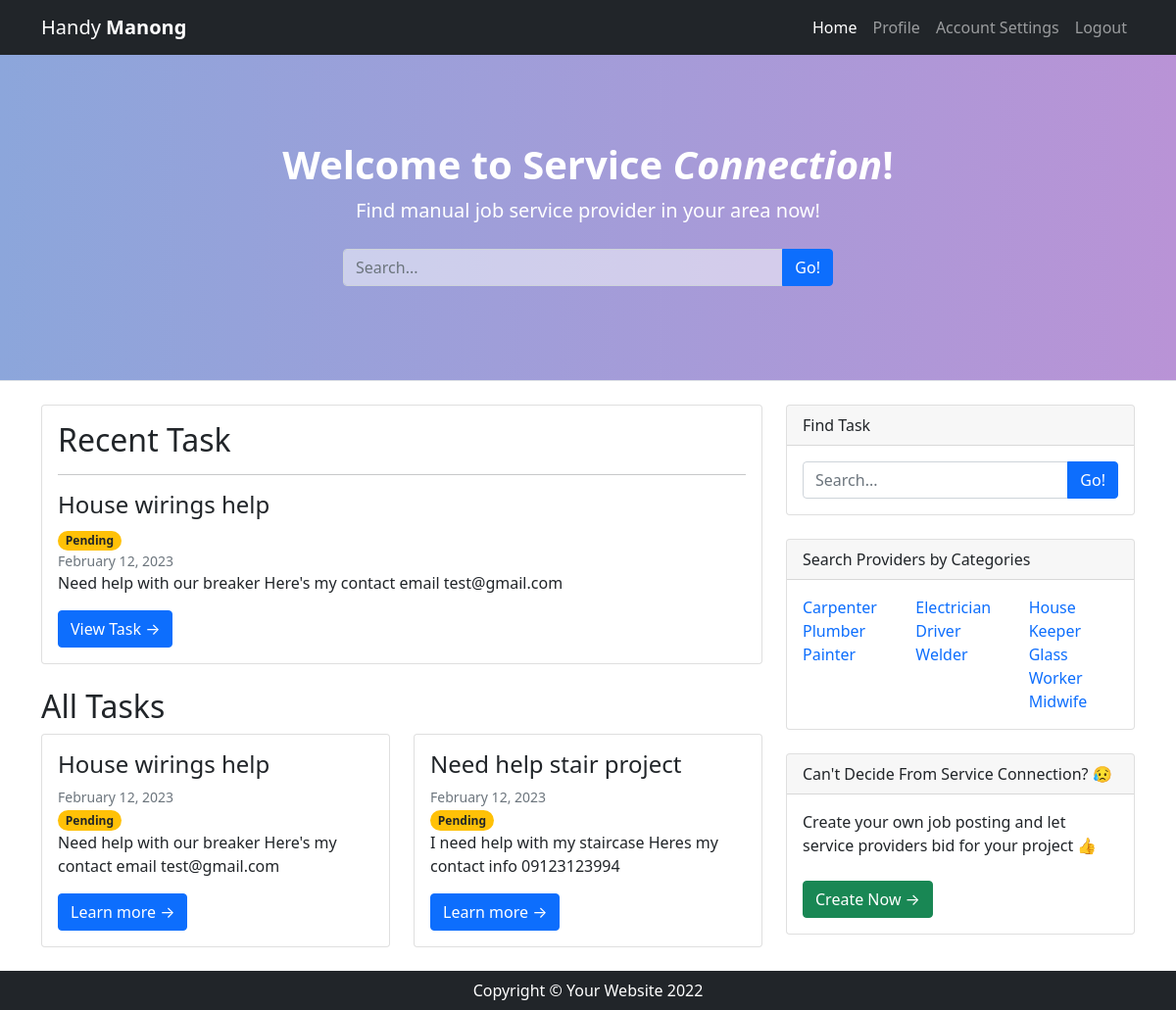
The app's page /home/finder.php (signed in) with its own data.
### tables this page shows
CREATE TABLE `tbl_task` (
  `id` int(128) NOT NULL,
  `task_finder` varchar(128) NOT NULL,
  `task_category` varchar(128) NOT NULL,
  `task_status` varchar(128) NOT NULL DEFAULT 'Pending',
  `task_desc` varchar(128) NOT NULL,
  `task_provider` int(128) DEFAULT NULL,
  `task_date` date NOT NULL DEFAULT current_timestamp(),
  `task_location` varchar(128) NOT NULL,
  `task_title` varchar(128) NOT NULL
);

### home/finder.php (the view, shortened to what this page needs)
<!DOCTYPE html>
<html lang="en">
    <head>
        <link href="styles.css" rel="stylesheet" />
        <link href="main.css" rel="stylesheet" />
    </head>
    <body>
        <nav class="navbar navbar-expand-lg navbar-dark bg-dark fixed-top">
            <div class="container">
                <a class="navbar-brand" href="finder.php">Handy <strong>Manong</strong></a>
                <div class="collapse navbar-collapse" id="navbarSupportedContent">
                    <ul class="navbar-nav ms-auto mb-2 mb-lg-0">
                        <li class="nav-item"><a class="nav-link active" href="#">Home</a></li>
                        <li class="nav-item"><a class="nav-link" href="profile.php">Profile</a></li>
                        <li class="nav-item"><a class="nav-link" href="account.php">Account Settings</a></li>
                        <li class="nav-item"><a class="nav-link" aria-current="page" href="../auth/logout.php">Logout</a></li>
                    </ul>
                </div>
            </div>
        </nav>
        <header class="mt-5 py-5 bg-light border-bottom mb-4 text-white">
            <div class="container">
                <div class="text-center my-5">
                    <h1 class="fw-bolder">Welcome to Service <em>Connection</em>!</h1>
                    <p class="lead mb-0">Find manual job service provider in your area now!</p>
                    <br>
                    <div class="input-group" style="max-width:500px;margin:auto;">
                        <input class="form-control" type="text" placeholder="Search..." aria-label="Search..." aria-describedby="button-search" style="background-color:rgba(255,255,255,0.5);color:#fff;"/>
                        <button class="btn btn-primary" id="button-search" type="button">Go!</button>
                    </div>
                </div>
            </div>
        </header>
        <div class="container">
            <div class="row">
                <div class="col-lg-8">
                    <?php
                    if(isset($_POST["search"])){
                        echo "<h2 class=\"card-title\">Task</h2>";
                    echo "<div class=\"row row-cols-1 row-cols-md-2\">";
                            require_once "../includes/connect.php";
                            $id = $_SESSION["id"];
                            $search = $_POST['search'];
                            $sql = "SELECT * FROM `tbl_task` WHERE ((task_title LIKE '%$search%') OR (task_desc LIKE '%$search%')) AND task_finder = $id ORDER BY id DESC";
                            $result = mysqli_query($conn, $sql);
                                $num = mysqli_num_rows($result);
                                if($num == 0) {
                                    echo "<i mb-5>No related task to show.</i>";
                                }else{
                                    while($row = mysqli_fetch_array($result)){
                                        echo "<div class=\"col\">";
                                        echo "<div class=\"card mb-4\">";
                                        echo "<div class=\"card-body\">";
                                        $date=date_create($row['task_date']);
                                        echo "<h2 class=\"card-title h4\">".$row['task_title']."</h2>";
                                        echo "<div class=\"small text-muted\">".date_format($date,"F d, Y")."</div>";
                                        if($row['task_status']=='Pending'){
                                            echo "<span class=\"badge rounded-pill bg-warning text-dark\">".$row['task_status']."</span>";
                                        }elseif($row['task_status']=='Assigned'){
                                            echo "<span class=\"badge rounded-pill bg-info text-dark\">".$row['task_status']."</span>";
                                        }elseif($row['task_status']=='Rejected'){
                                            echo "<span class=\"badge rounded-pill bg-danger\">".$row['task_status']."</span>";
                                        }elseif($row['task_status']=='Done'){
                                            echo "<span class=\"badge rounded-pill bg-success\">".$row['task_status']."</span>";
                                        }else{
                                            header("location: finder.php?error=undefine");
                                        }
                                        echo "<p class=\"card-text related\">".$row['task_desc']."</p>";
                                        echo "<a class=\"btn btn-primary\" href=\"task-view.php?uid=".$_SESSION["id"]."&tid=".$row['id']."&category=".$row['task_category']."\">Learn more →</a>";
                                        echo "</div>";
                                        echo "</div>";
                                        echo "</div>";
                                    }
                                }
                    echo "</div>";
                    }else{
                        echo "<div class=\"card mb-4\">";
                        echo "<div class=\"card-body\">";
                            echo "<h2 class=\"card-title\">Recent Task</h2>";
                            echo "<hr>";
                                require_once "../includes/connect.php";
                                $id = $_SESSION["id"];
                                $sql = "SELECT * FROM `tbl_task` WHERE task_finder = $id ORDER BY id DESC LIMIT 1 ";
                                $result = mysqli_query($conn, $sql);
                                $num = mysqli_num_rows($result);
                                if($num == 0) {
                                    echo "<i>No related task.</i>";
                                }else{
                                    while($row = mysqli_fetch_array($result)){
                                        echo "<h2 class=\"card-title h4 position-relative\">".stripslashes($row['task_title'])."</h2>";
                                        if($row['task_status']=='Pending'){
                                            echo "<span class=\"badge rounded-pill bg-warning text-dark\">".$row['task_status']."</span>";
                                        }elseif($row['task_status']=='Assigned'){
                                            echo "<span class=\"badge rounded-pill bg-info text-dark\">".$row['task_status']."</span>";
                                        }elseif($row['task_status']=='Rejected'){
                                            echo "<span class=\"badge rounded-pill bg-danger\">".$row['task_status']."</span>";
                                        }elseif($row['task_status']=='Done'){
                                            echo "<span class=\"badge rounded-pill bg-success\">".$row['task_status']."</span>";
                                        }else{
                                            header("location: finder.php?error=undefine");
                                        }
                                        $date=date_create($row['task_date']);
                                        echo "<div class=\"small text-muted\">".date_format($date,"F d, Y")."</div>";
                                        echo "<p class=\"card-text related\">".stripslashes($row['task_desc'])."</p>";
                                        echo "<a class=\"btn btn-primary\" href=\"task-view.php?uid=".$_SESSION["id"]."&tid=".$row['id']."&category=".$row['task_category']."\">View Task →</a>";
                                    }
                                }
                        echo"</div>";
                    echo "</div>";
                    echo "<h2 class=\"card-title\">All Tasks</h2>";
                    echo "<div class=\"row row-cols-1 row-cols-md-2\">";
                            require_once "../includes/connect.php";
                            $id = $_SESSION["id"];
                            $sql = "SELECT * FROM `tbl_task` WHERE task_finder = $id ORDER BY id DESC";
                            $result = mysqli_query($conn, $sql);
                                $num = mysqli_num_rows($result);
                                if($num == 0) {
                                    echo "<i mb-5>No related task to show.</i>";
                                }else{
                                    while($row = mysqli_fetch_array($result)){
                                        echo "<div class=\"col\">";
                                        echo "<div class=\"card mb-4\">";
                                        echo "<div class=\"card-body\">";
                                        $date=date_create($row['task_date']);
                                        echo "<h2 class=\"card-title h4\">".$row['task_title']."</h2>";
                                        echo "<div class=\"small text-muted\">".date_format($date,"F d, Y")."</div>";
                                        if($row['task_status']=='Pending'){
                                            echo "<span class=\"badge rounded-pill bg-warning text-dark\">".$row['task_status']."</span>";
                                        }elseif($row['task_status']=='Assigned'){
                                            echo "<span class=\"badge rounded-pill bg-info text-dark\">".$row['task_status']."</span>";
                                        }elseif($row['task_status']=='Rejected'){
                                            echo "<span class=\"badge rounded-pill bg-danger\">".$row['task_status']."</span>";
                                        }elseif($row['task_status']=='Done'){
                                            echo "<span class=\"badge rounded-pill bg-success\">".$row['task_status']."</span>";
                                        }else{
                                            header("location: finder.php?error=undefine");
                                        }
                                        echo "<p class=\"card-text related\">".$row['task_desc']."</p>";
                                        echo "<a class=\"btn btn-primary\" href=\"task-view.php?uid=".$_SESSION["id"]."&tid=".$row['id']."&category=".$row['task_category']."\">Learn more →</a>";
                                        echo "</div>";
                                        echo "</div>";
                                        echo "</div>";
                                    }
                                }
                    echo "</div>";
                    }
                    ?>
                </div>
                <div class="col-lg-4">
                    <div class="card mb-4">
                        <div class="card-header">Find Task</div>
                        <div class="card-body">
                        <form role="form" action="finder.php" method="post">
                            <div class="input-group">
                                <input class="form-control" type="text" placeholder="Search..." aria-label="Search..." aria-describedby="button-search" name="search" required/>
                                <button class="btn btn-primary" id="button-search" type="submit" name="submit">Go!</button>
                            </div>
                        </form>
                        </div>
                    </div>
                    <div class="card mb-4">
                        <div class="card-header">Search Providers by Categories</div>
                        <div class="card-body">
                            <div class="row">
                                <div class="col-sm-4">
                                    <ul class="list-unstyled mb-0">
                                    <form action="search.php" method="post">
                                        <li><input type="submit" value="Carpenter"  name="search" style="all:unset;color:#0D6EFD;cursor: pointer;"></li>
                                        <li><input type="submit" value="Plumber"  name="search" style="all:unset;color:#0D6EFD;cursor: pointer;"></li>
                                        <li><input type="submit" value="Painter"  name="search" style="all:unset;color:#0D6EFD;cursor: pointer;"></li>
                                    </form>
                                    </ul>
                                </div>
                                <div class="col-sm-4">
                                    <ul class="list-unstyled mb-0">
                                    <form action="search.php" method="post">
                                        <li><input type="submit" value="Electrician"  name="search" style="all:unset;color:#0D6EFD;cursor: pointer;"></li>
                                        <li><input type="submit" value="Driver"  name="search" style="all:unset;color:#0D6EFD;cursor: pointer;"></li>
                                        <li><input type="submit" value="Welder"  name="search" style="all:unset;color:#0D6EFD;cursor: pointer;"></li>
                                    </form>
                                    </ul>
                                </div>
                                <div class="col-sm-4">
                                    <ul class="list-unstyled mb-0">
                                    <form action="search.php" method="post">
                                        <li><input type="submit" value="House Keeper"  name="search" style="all:unset;color:#0D6EFD;cursor: pointer;"></li>
                                        <li><input type="submit" value="Glass Worker"  name="search" style="all:unset;color:#0D6EFD;cursor: pointer;"></li>
                                        <li><input type="submit" value="Midwife"  name="search" style="all:unset;color:#0D6EFD;cursor: pointer;"></li>
                                    </form>
                                    </ul>
                                </div>
                            </div>
                        </div>
                    </div>
                    <div class="card mb-4">
                        <div class="card-header">Can't Decide From Service Connection? &#128549</div>
                        <div class="card-body">Create your own job posting and let service providers bid for your project &#128077
                            <br><br>
                        <a class="btn btn-success" href="task-create.php">Create Now →</a>
                        </div>
                    </div>
                </div>
            </div>
        </div>
        <footer class="py-2 bg-dark">
            <div class="container"><p class="m-0 text-center text-white">Copyright &copy; Your Website 2022</p></div>
        </footer>
    </body>
</html>

### home/main.css (style rules this page uses)
header.bg-light { background: #B993D6; background: -webkit-linear-gradient(to right, #8CA6DB, #B993D6); background: linear-gradient(to right, #8CA6DB, #B993D6); }

### home/finder.php (style rules this page uses)
.card-text { overflow: hidden; text-overflow: ellipsis; display: -webkit-box; -webkit-line-clamp: 2; line-clamp: 2; -webkit-box-orient: vertical; }

### records on screen
tbl_task: task_title "House wirings help", task_status "Pending", task_date "February 12, 2023", task_desc "Need help with our breaker Here's my contact email test@gmail.com"
tbl_task: task_title "Need help stair project", task_date "February 12, 2023", task_status "Pending", task_desc "I need help with my staircase Heres my contact info 09123123994"
